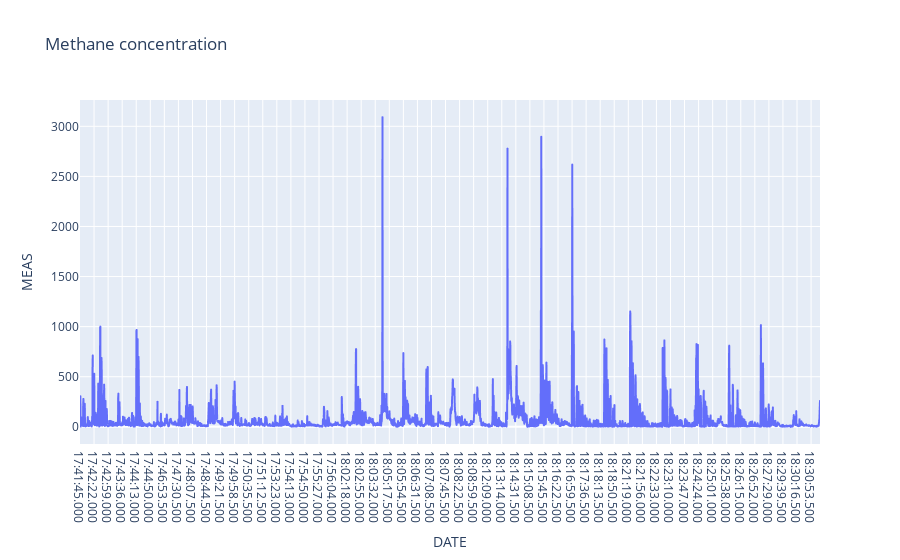

Notebook source saved alongside this figure:
### Code cell
import plotly.express as px

fig = px.line(all_data, x='DATE', y='MEAS', title='Methane concentration')
fig.show()

### Figure 1 — Plotly figure (JSON) as saved in the notebook; plotly's stock layout.template omitted (floating-point values rounded to 4 significant figures; data arrays with more than 128 entries replaced by an {"elided": "..."} marker saying what was removed)
{"data": [{"hovertemplate": "DATE=%{x}<br>MEAS=%{y}<extra></extra>", "legendgroup": "", "line": {"color": "#636efa", "dash": "solid"}, "marker": {"symbol": "circle"}, "mode": "lines", "name": "", "showlegend": false, "type": "scattergl", "x": {"elided": "3896 str values"}, "xaxis": "x", "y": {"elided": "3896 int values"}, "yaxis": "y"}], "layout": {"legend": {"tracegroupgap": 0}, "title": {"text": "Methane concentration"}, "xaxis": {"anchor": "y", "domain": [0, 1], "title": {"text": "DATE"}}, "yaxis": {"anchor": "x", "domain": [0, 1], "title": {"text": "MEAS"}}}}
